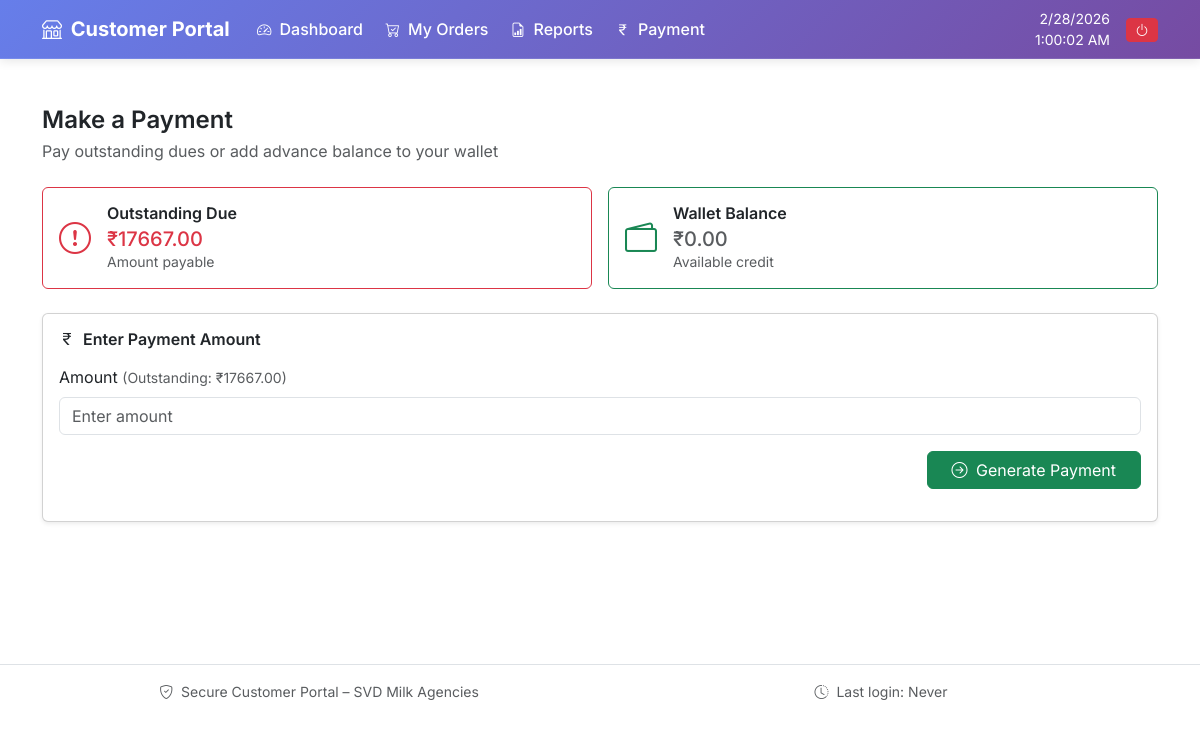
The page /customer/collect-payment/ (signed in) on the database as committed earlier.
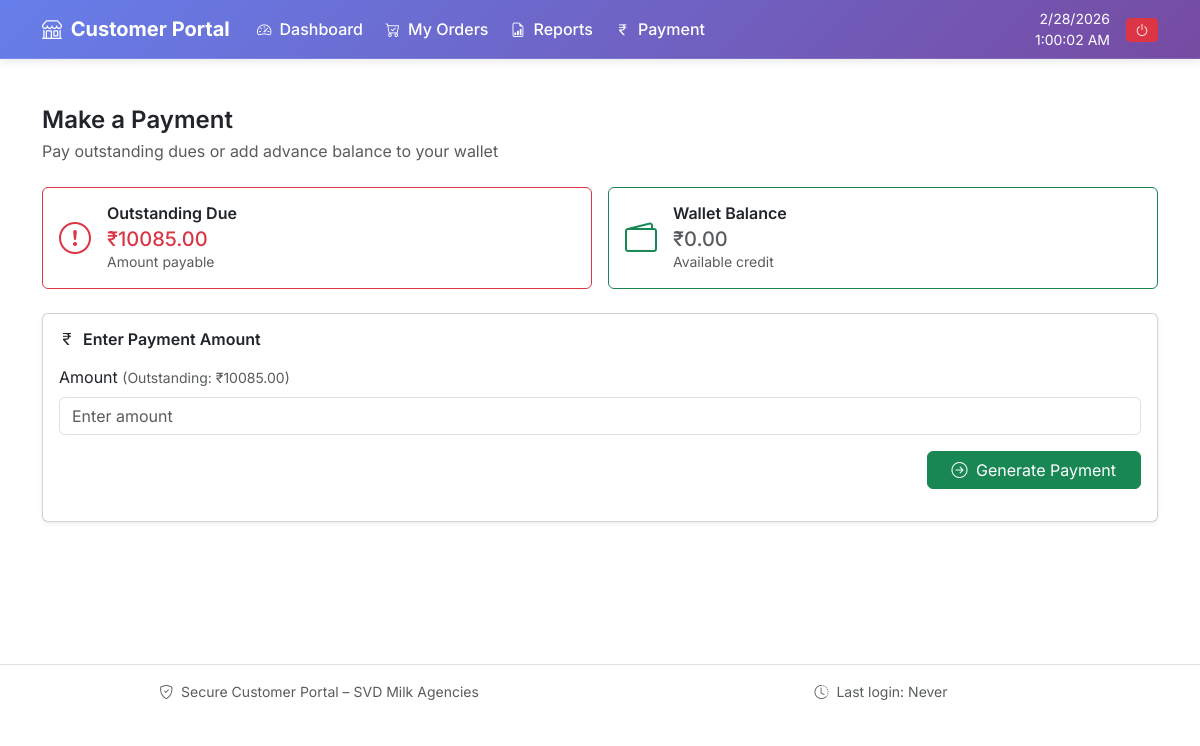
The same page on the database as committed later.
### milk_agency/models.py (models this page shows, shortened)
class Customer(AbstractBaseUser, PermissionsMixin):
    phone = models.CharField(max_length=20, unique=True, help_text="Phone number for login")
    name = models.CharField(max_length=255)
    shop_name = models.CharField(max_length=255, blank=True, help_text="Name of the customer's shop")
    retailer_id = models.CharField(max_length=100, blank=True, help_text="Unique identifier for the retailer")
    flat_number = models.CharField(max_length=255, blank=True)
    area = models.CharField(max_length=255, blank=True)
    pin_code = models.CharField(max_length=10, blank=True)
    city = models.CharField(max_length=100, blank=True)
    state = models.CharField(max_length=100, blank=True)
    due = models.DecimalField(max_digits=12, decimal_places=2, default=0, help_text="Customer's current balance")
    is_commissioned = models.BooleanField(default=False, help_text="Whether this customer is eligible for commission calculation")
    is_delivery = models.BooleanField(default=False, help_text="Whether this customer is eligible for delivery")
    frozen = models.BooleanField(default=False)
    last_login = models.DateTimeField(blank=True, null=True)
    is_active = models.BooleanField(default=True)
    is_staff = models.BooleanField(default=False)  # Needed to access admin site
    objects = CustomerManager()
    USERNAME_FIELD = "phone"
    REQUIRED_FIELDS = ["name"]
    groups = models.ManyToManyField(
        'auth.Group',
        related_name='customer_groups',
        blank=True,
        help_text='The groups this customer belongs to.',
        verbose_name='groups',
    )
    user_permissions = models.ManyToManyField(
        'auth.Permission',
        related_name='customer_permissions',
        blank=True,
        help_text='Specific permissions for this customer.',
        verbose_name='user permissions',
    )
    class Meta:
        ordering = ["name"]

### customer_portal/views.py (the view, shortened to what this page needs)
# urls.py: path("collect-payment/", views.collect_payment, name="collect_payment"),
@login_required
def collect_payment(request):
    customer = request.user
    return render(request, "customer_portal/collect_payment.html", {
        "due": customer.due
    })

### customer_portal/authentication.py (called while the page is built)
    def get_user(self, user_id):
        try:
            return Customer.objects.get(pk=user_id)
        except Customer.DoesNotExist:
            return None

### templates/customer_portal/collect_payment.html (shortened to what this page needs)
{% extends "customer_portal/base.html" %}
{% block content %}
<div class="container py-4">
    <br>
    <br>
    <div class="mb-4">
        <h4 class="fw-semibold mb-1">Make a Payment</h4>
        <p class="text-muted mb-0">
            Pay outstanding dues or add advance balance to your wallet
        </p>
    </div>
    <div class="row g-3 mb-4">
        <div class="col-lg-6">
            <div class="card h-100 border-danger">
                <div class="card-body d-flex align-items-center">
                    <div class="me-3 fs-2 text-danger">
                        <i class="bi bi-exclamation-circle"></i>
                    </div>
                    <div>
                        <h6 class="fw-semibold mb-1">Outstanding Due</h6>
                        {% if due > 0 %}
                            <h5 class="mb-0 text-danger">
                                ₹{{ due|floatformat:2 }}
                            </h5>
                        {% else %}
                            <h5 class="mb-0 text-muted">₹0.00</h5>
                        {% endif %}
                        <small class="text-muted">Amount payable</small>
                    </div>
                </div>
            </div>
        </div>
        <div class="col-lg-6">
            <div class="card h-100 border-success">
                <div class="card-body d-flex align-items-center">
                    <div class="me-3 fs-2 text-success">
                        <i class="bi bi-wallet2"></i>
                    </div>
                    <div>
                        <h6 class="fw-semibold mb-1">Wallet Balance</h6>
                        {% if due < 0 %}
                            <h5 class="mb-0 text-success">
                                ₹{{ due|floatformat:2|slice:"1:" }}
                            </h5>
                        {% else %}
                            <h5 class="mb-0 text-muted">₹0.00</h5>
                        {% endif %}
                        <small class="text-muted">Available credit</small>
                    </div>
                </div>
            </div>
        </div>
    </div>
    {% if not upi_link %}
    <div class="card shadow-sm mb-4">
        <div class="card-body">
            <h6 class="fw-semibold mb-3">
                <i class="bi bi-currency-rupee me-1"></i>
                Enter Payment Amount
            </h6>
            <form method="post">
                <label class="form-label">
                    Amount
                    {% if due > 0 %}
                        <small class="text-muted">(Outstanding: ₹{{ due|floatformat:2 }})</small>
                    {% elif due < 0 %}
                        <small class="text-success">(Wallet balance available)</small>
                    {% else %}
                        <small class="text-muted">(No outstanding)</small>
                    {% endif %}
                </label>
                <input
                    type="number"
                    name="amount"
                    step="0.01"
                    min="1"
                    class="form-control mb-3"
                    placeholder="Enter amount"
                    required
                >
                <div class="text-end">
                    <button class="btn btn-success px-4">
                        <i class="bi bi-arrow-right-circle me-1"></i>
                        Generate Payment
                    </button>
                </div>
            </form>
        </div>
    </div>
    {% endif %}
</div>
{% endblock %}

Rows that differ between the two databases and show on the page:
changed Customer: due "17667.00" → "10085.00"
